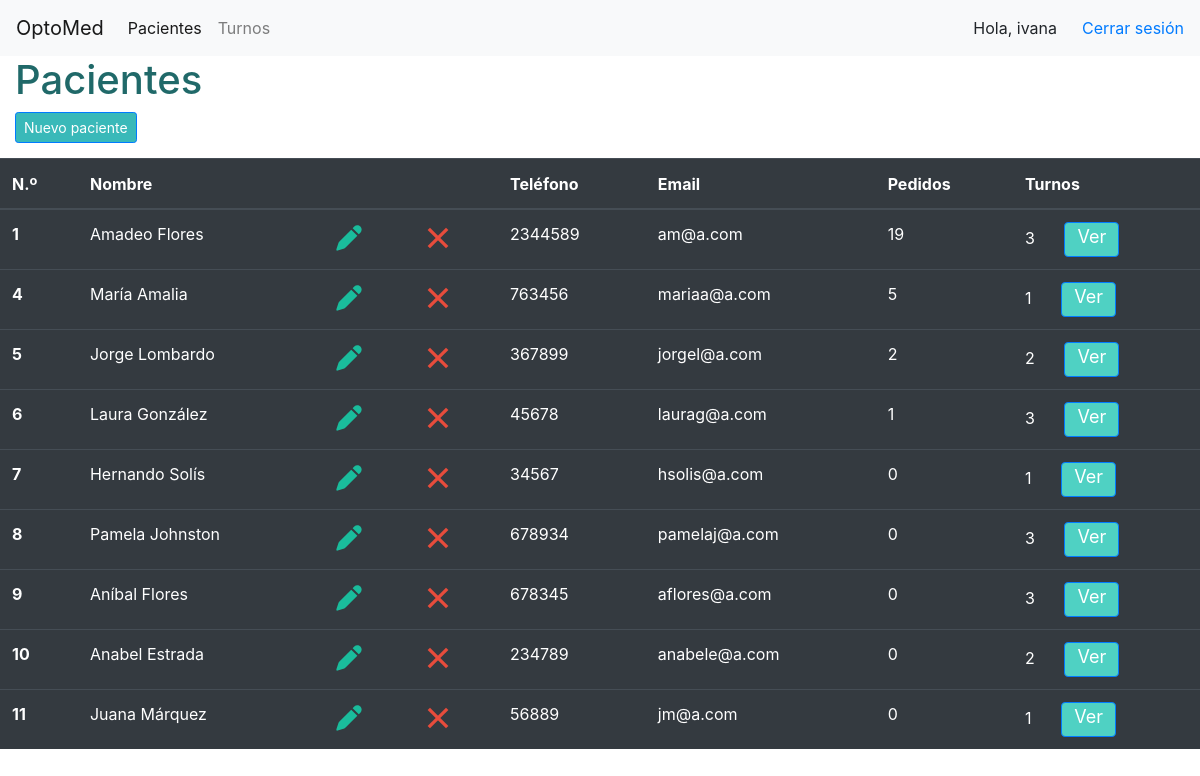
The page /pacientes/ (signed in) on the database as committed earlier.
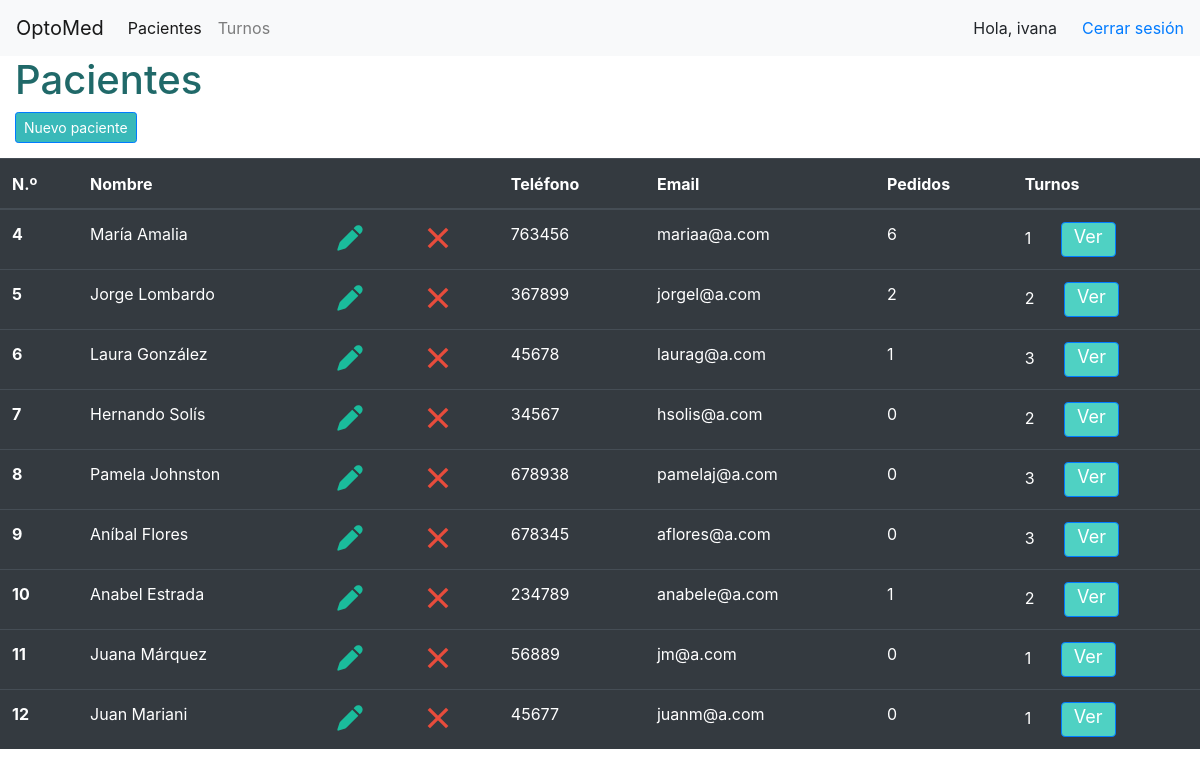
The same page on the database as committed later.
### pacientes/models.py (models this page shows, shortened)
class Paciente(models.Model):
  nombre = models.CharField(max_length=200, null=True)
  teléfono = models.CharField(max_length=200, null=True)
  email = models.CharField(max_length=200, null=True)
  fecha_creación = models.DateTimeField(auto_now_add=True, null=True)
  historial = models.CharField(max_length=1500, null=True)

### accounts/decorators.py (the view)
        def wrapper_func(request, *args, **kwargs):
            group = None
            if request.user.groups.exists():
                group = request.user.groups.all()[0].name
            if group in allowed_roles:
                return view_func(request, *args, **kwargs)
            else:
                return HttpResponse('No estas autorizado para ver esta pagina')

### pacientes/views.py (called while the page is built)
@login_required(login_url='login')
@allowed_users(allowed_roles=['admin', 'secretaria','gerencia'])
def index(request):
  return render(request, "pacientes/index.html", context)

### pacientes/templates/pacientes/index.html (shortened to what this page needs)
{% extends "accounts/layout_main.html" %}
{% block body %}
  {% include "accounts/navbarsecretaria.html" %}
  <h1> Pacientes </h1>
  <a class="btn btn-primary btn-sm" style="background-color: #39b9b9; margin-left: 15px; margin-bottom: 15px;" href="{% url 'pacientes:nuevo_paciente' %}">Nuevo paciente</a>
<table class="table table-hover table-dark">
  <thead>
    <tr>
      <th scope="col">N.º</th>
      <th scope="col">Nombre</th>
      <th scope="col"></th>
      <th scope="col"></th>
      <th scope="col">Teléfono</th>
      <th scope="col">Email</th>
      <th scope="col">Pedidos</th>
      <th scope="col">Turnos</th>
    </tr>
  </thead>
  <tbody>
        {% for paciente in pacientes %}
          <tr>
          <th scope="row">{{ paciente.id}}</th>
					<td>{{ paciente.nombre }}</td>
          <td><a href="{% url 'pacientes:actualizar_paciente' paciente.pk %}">{% include 'pacientes/edit.svg' %}</a></td>
          <td><a href="{% url 'pacientes:borrar_paciente' paciente.pk %}">{% include 'pacientes/delete.svg' %}</a></td>
          <td>{{ paciente.teléfono }}</td>
          <td>{{ paciente.email }}</td>
          <td>
              {% with total=paciente.pedido_set.all.count %}
                {{ total }}
              {% endwith %}
          </td>
					<td>{% with total=paciente.turno_set.all.count %}
                {{ total }}
              {% endwith %}
        <a href="{% url 'turnos:turnos' %}" class="btn btn-primary" style="background-color: #4fd1c3; height: 35px; width: 55px; font-size: 18px; text-align: center; padding: 0; margin-left: 25px;">Ver</a>
          </tr>
        {% endfor %}
  </tbody>
</table>
	<br>
{% endblock %}

Rows that differ between the two databases and show on the page:
removed Paciente: id "1", nombre "Amadeo Flores", teléfono "2344589", email "am@a.com", pedido_set.all.count "19", turno_set.all.count "3"
computed for Paciente "María Amalia": pedido_set.all.count "5" → "6"
computed for Paciente "Hernando Solís": turno_set.all.count "1" → "2"
changed Paciente "Pamela Johnston": teléfono "678934" → "678938"
computed for Paciente "Anabel Estrada": pedido_set.all.count "0" → "1"
added Paciente: id "12", nombre "Juan Mariani", teléfono "45677", email "juanm@a.com", pedido_set.all.count "0", turno_set.all.count "1"
